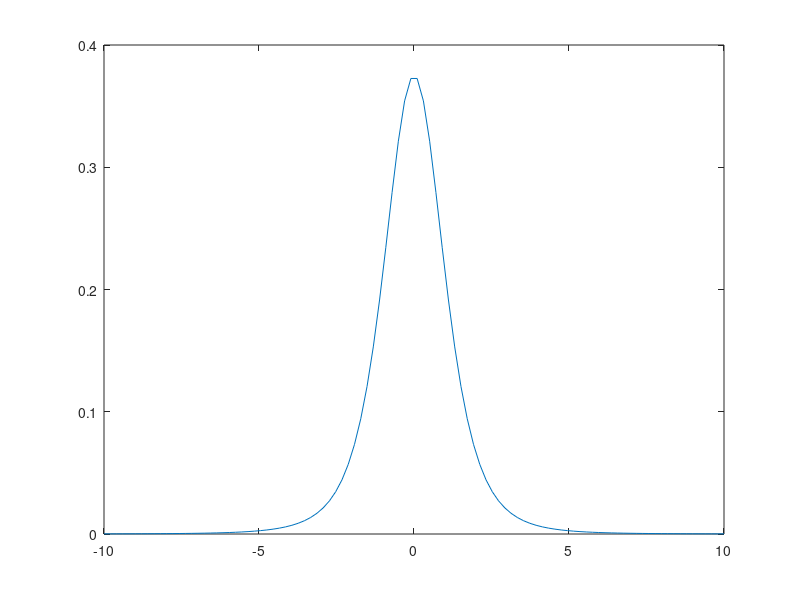

Source code (MATLAB):
%% Computing Probabilities with Continuous Distributions
%% Normal Distribution
% An automotive engineer has determined that the fuel economy for a prototype 
% of a new truck can be modeled with a normally distributed random variable with 
% a mean of 17.3 miles per gallon with a standard deviation of 2.7 (this accounts 
% for variations in fuel economy that result from different driving conditions). 
% When asked what the probability is that tht fuel economy would fall between 
% 15 and 16 $(15<x<16)$ miles per gallon at any particular moment, she responded 
% by performing the following calculation:

P=normcdf(16,17.3,2.7)-normcdf(15,17.3,2.7)
%% 
% A census worker has learned that human life expectancy in his area of study 
% is a normally distributed random variable witha mean value of 81.35 years and 
% a standard deviation of 11.64 years. Therefore, the probability any given person 
% in that region will live more than 90 years $(x>90)$ is

P=normcdf(90,81.35,11.64,'upper')
%% Sampling and the Central Limit Theorem
% A market researcher is analyzing the results of an experiment in which the 
% heights of random samples of 10 people were measured. Even though the researcher 
% does not have a model for the distribution of height measurements, she has already 
% estimated that the mean of this unknown distribution in $\mu\simeq 5.6934$ and 
% the standard deviation is $\sigma\simeq 0.7999$. The researcher hopes to determine 
% the probability of obtaining a sample of heights with a mean greater than 6 
% feet. Since her sample size is $n=10$, she invokes the Central Limit Theorem 
% and concludes that thte variation in the sample means is described by a normal 
% distribution with $\mu\simeq 5.6934$ and $\sigma\simeq 0.7999/\sqrt{10}\simeq 
% 0.2530$. Therefore, the probability that the mean of any given sample is greater 
% than 6 feet is

P=normcdf(6,5.6934,0.2530,'upper')
%% 
% A water quality technician is attempting to assess claims made by a property 
% owner that they have addressed problems with their septic system and that nitrate 
% levels down-gradient from their system are now averaging at 

mu=10
%% 
% parts per million. The technician takes 20 independent nitrate measurements 
% from a test well down-gradient of the septic system and finds the following 
% levels (in parts per million):

D=[14.7137, 13.8745, 10.7293, 8.7689, 14.8821, 9.6489, 15.1748, 12.2348, ...
    12.1531, 13.6441, 14.7137, 13.8745, 10.7293, 8.7689, 14.8821, 9.6489, ...
    15.1748, 12.2348, 12.1531, 13.6441]
%% 
% He computes the mean of this sample to find that 

xb=mean(D)
%% 
% From earlier analysis, the technician knows that the standard deviation of 
% the nitrate measurements is 

sigma=2.3
%% 
% With this information and the landowner's claim that the down-gradient concentrations 
% are now averaging at 10 parts per million.  The technician computes a z statistic 
% for this sample.

z=(xb-mu)/(sigma/sqrt(length(D)))
%% 
% The technician suspects that it is unlikely that the landowner's claim is 
% true, but in order to quantify this, he observes that the probability that $z$ 
% should be found at or above the value she calcluated is small:

P=normcdf(z,'upper')
%% 
% This is a very small probablity, so she concludes that the landowner's claim 
% is unlikely to be true.
%% $\chi^2$ Distribution
% A manufacturer of gold ingots desires to maintain a high degree of consistency 
% in the mass of the ingots they produce. The mean weight of the ingots is taken 
% to be 

mu=1000
%% 
% grams. The plant manager will consider that the production consistency of 
% gold ingots is out of tolerance if he has reason to believe that the true value 
% of the standard deviation of ingot masses is more than 

sigma=0.001
%% 
% grams. In order to determine whether or not this is the case, the plant manager 
% requires that an occasional sample of 

n=25
%% 
% ingots will be randomly sampled so that their masses may be precisely measured.
% 
% Suppose one such sample is collected and its sample standard deviation turns 
% out to be 

s=0.0015
%% 
% The $\chi^2$ statistic for this scenario is
% 
% $$\chi^2=\frac{(n-1)s^2}{\sigma^2}=\frac{24\times 0.0015^2}{0.001^2}$$
% 
% |or|

chi2=(n-1)*(s^2)/(sigma^2)
%% 
% Using the $\chi^2$ distribution with

nu=n-1
%% 
% degrees of freedom, the plant manager determines that the probability of observing 
% a sample with a sample standard deviation of at least 0.0015 is

P =chi2cdf(chi2,24,'upper')
%% 
% which is quite small. The manager concludes that this sample is indicative 
% that production quality might be out of tolerance.
%% Student's T Distribution
% An agricultural engineer is investigating the performance claims made by a 
% chemical company that produces fertilizers. They state that under typical conditions, 
% addition of their fertilizer to a one acre plot of potatoes will result in an 
% average yield of 32.8 thousand pounds. The engineer prepares five separate one 
% acre plots and applies the fertilizer to all of them. At the end of the growing 
% season, these fields yield 

D=[29.28, 28.84, 28.86, 28.47, 30.84]
%% 
% thousand pounds of potatoes respectively.
% 
% The engineer calculates the mean and variance of the data:

xb=mean(D)
s=std(D)
%% 
% Then, she computes the t statistic for this data with 

nu=length(D)-1
%% 
% degrees of freedom and the claimed yield of 

mu=32.8
%% 
% thousand pounds per acre:

t=(xb-mu)/(s/sqrt(length(D)))
%% 
% The fact that $t<0$ reflects the reality that the sample mean lies below the 
% proposed true mean of 32.8 thousand pounds per acre. She plots the t distribution 
% for $\nu=4$ degrees of freedom and observes that $t=-8.5192$ is well out into 
% the lower tail.

tdata=linspace(-10,10,100)
plot(tdata,tpdf(tdata,nu))
%% 
% She computes the probability of obtaining a sample with a t statistic at least 
% as extreme as the one she computed:

P=tcdf(t,nu)
%% 
% This is quite small, so she concludes that it is unlikely that her fertilizer 
% is performing as advertised.